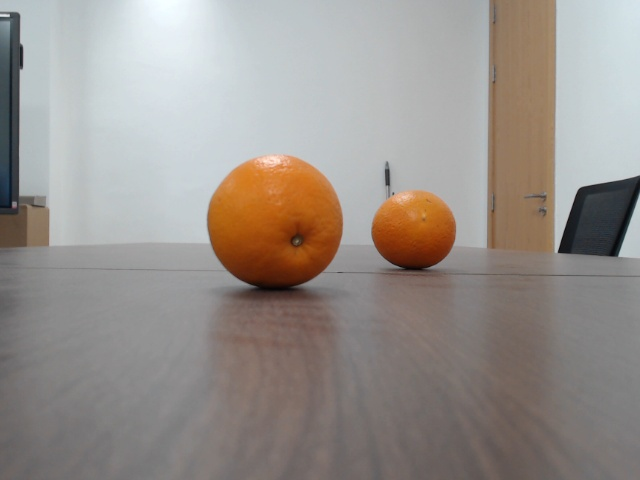
%> input picture Exp2 坐标变换与仿射变换/21312274 应一凡 图像处理实验二/image/1.jpg, 640 x 480 px
$ octave first.m   (GNU Octave 9; MATLAB toolbox functions it lacks are replaced by stand-ins)
%> lines starting %> are read from the running program, lines starting %| are printed output that depends on the picture
clc;clear;close all;

%%%实验一坐标变换
%%%图片一
%一些已知参数
wai_can=[0,1,0,0;0,0,1,0;1,0,0,-2.9;0,0,0,1];  %外参矩阵
nei_can=[650.1821,0,315.8990;0,650.5969,240.3104;0,0,1.0000];   %内参矩阵
Zc=[37.5,64];
%用于等效替代外参矩阵的两个矩阵
R=[0,1,0;0,0,1;1,0,0];
T=[0,0,-2.9];
%获得像素坐标[u,v,1]
image_folder=fullfile(pwd,'image');
img=imread(strcat(image_folder,'\','1.jpg'));
%> img is the input picture: size 480x640x3 uint8; mean R, G, B 152.8, 146, 140.9
figure();
subplot(111),imshow(img);
[circle,radii]=imfindcircles(img,[40,200],"ObjectPolarity","dark","Sensitivity",0.97);
%> circle = [275.9 224.5; 414.5 229.5; 572.8 199.3; 616.5 240.4]; radii = [67.6; 42.07; 69.06; 56.04]
viscircles(circle,radii,"color","b");
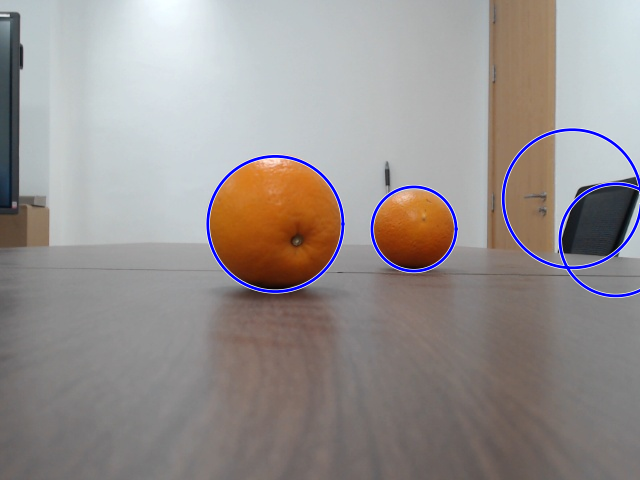
%> figure redrawn from the program's plot data
u=circle(:,1);
%> u = [275.9; 414.5; 572.8; 616.5]
v=circle(:,2);
%> v = [224.5; 229.5; 199.3; 240.4]
%计算世界坐标系
W1=inv(R)*(inv(nei_can)*(Zc(1).*[u(1);v(1);1])-T.');
%> W1 = [40.4; -2.31; -0.913]
W2=inv(R)*(inv(nei_can)*(Zc(2).*[u(2);v(2);1])-T.');
%> W2 = [66.9; 9.71; -1.06]
dis1=norm(W1-W2);
%> dis1 = 29.1
disp("第一幅图现实距离:");
disp(dis1);
%| 29.097


%%%图片五
Zc=[21,27];
img1=imread(strcat(image_folder,'\','5.jpg'));
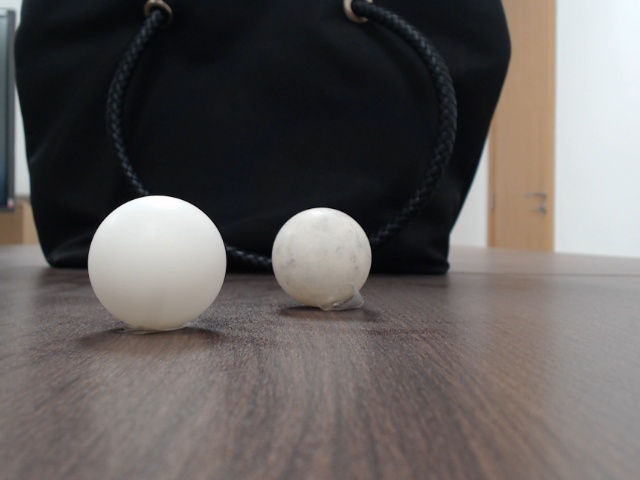
%> input picture Exp2 坐标变换与仿射变换/21312274 应一凡 图像处理实验二/image/5.jpg, 640 x 480 px
%> img1 is the input picture: size 480x640x3 uint8; mean R, G, B 99.1, 94.4, 93.2
figure();
subplot(111),imshow(img1);
hold on;
%> (the run ends here)
